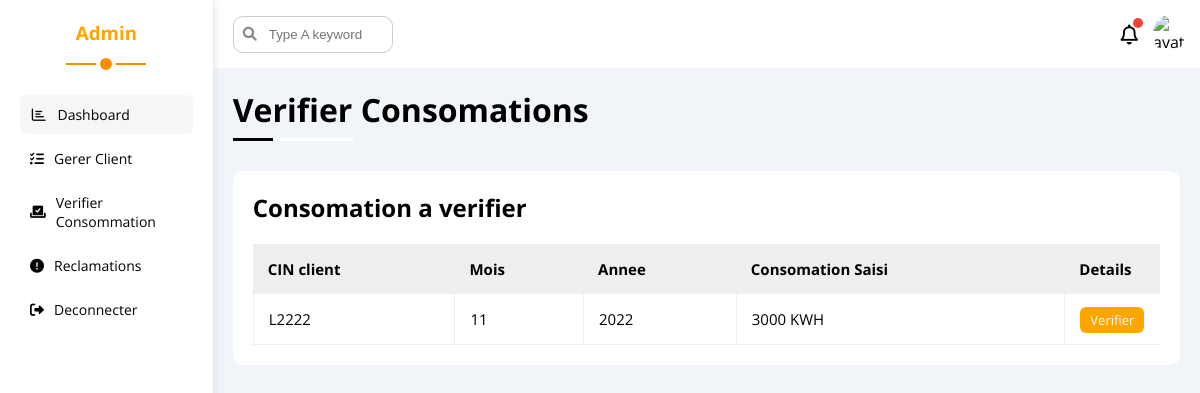
Page /admin/verifier.php (signed in) on the committed database.
### tables this page shows
CREATE TABLE `facture` (
  `idFacture` int(11) NOT NULL,
  `idClient` int(11) NOT NULL,
  `idConsomation` int(11) NOT NULL,
  `dateFacture` date NOT NULL,
  `montantTTC` double NOT NULL,
  `montantHT` double NOT NULL,
  `mois` int(11) NOT NULL,
  `consomationMensuel` double NOT NULL,
  `valide` varchar(10) NOT NULL DEFAULT 'non'
);

CREATE TABLE `client` (
  `idClient` int(11) NOT NULL,
  `cin` varchar(30) NOT NULL,
  `nom` varchar(30) NOT NULL,
  `prenom` varchar(30) NOT NULL,
  `password` varchar(255) NOT NULL,
  `address` varchar(255) NOT NULL,
  `zone_geo` int(11) NOT NULL
);

CREATE TABLE `consomation` (
  `idConsomation` int(11) NOT NULL,
  `idClient` int(11) NOT NULL,
  `consomationConteur` double NOT NULL,
  `mois` int(11) NOT NULL,
  `annee` int(11) NOT NULL,
  `compteurImg` varchar(255) NOT NULL,
  `previousConsomationComp` double NOT NULL
);

### admin/verifier.php (the view, shortened to what this page needs)
<?php
require("../connexion.php") ;
$sql = "SELECT client.* , consomation.* , facture.idFacture From client , facture , consomation Where client.idClient = facture.idClient and client.idClient = consomation.idClient AND facture.idConsomation = consomation.idConsomation AND facture.valide = 'non' ORDER BY facture.dateFacture" ;
$result = mysqli_query($conn , $sql) ;
?>
<?php
    include('../component/headA.php')
?>
<div class="page d-flex">
    <?php include("../component/sideBarA.php")?>
    <div class="content w-full">
        <?php include("../component/headerUsers.php")?>
        <h1 class="p-relative">Verifier Consomations</h1>
            <div class="projects p-20 bg-white rad-10 m-20">
                <h2 class="mt-0 mb-20">Consomation a verifier</h2>
                <div class="responsive-table">
                    <table class="fs-15 w-full">
                        <thead>
                            <tr>
                                <td>CIN client</td>
                                <td>Mois</td>
                                <td>Annee</td>
                                <td>Consomation Saisi</td>
                                <td>Details</td>
                            </tr>
                        </thead>
                        <tbody>
                            <?php
                            while($row = mysqli_fetch_assoc($result)){
                                echo '<tr>' ;
                                    echo '<td>'.$row['cin'].'</td>' ;
                                    echo '<td>'.$row['mois'].'</td>' ;
                                    echo '<td>'.$row['annee'].'</td>' ;
                                    echo '<td>'.$row['consomationConteur'].' KWH</td>' ;
                                    echo '<td>
                                        <a class="label bg-blue c-white btn-shape" href ="detailsVerif.php?id='.$row['idConsomation'].'">Verifier</a>
                                    </td>' ;
                                echo '</tr>' ;
                            }
                            ?>
                        </tbody>
                    </table>
                </div>
            </div>
    </div>
</div>
</body>
</html>

### css/admin/framework.css (style rules this page uses)
:root { --blue-color : #0075ff ; --blue-alt-color : #0d69d5 ; --orange-color : #f59e0b ; --green-color : #22c55e ; --red-color : #f44336 ; --gray-color : #888 ; }
.d-flex { display: flex; }
.p-20 { padding: 20px; }
.m-20 { margin: 20px; }
.mt-0 { margin-top: 0; }
.mb-20 { margin-bottom : 20px ; }
.w-full { width: 100%; }
.bg-white { background-color: white; }
.bg-blue { background-color : var(--blue-color); }
.c-white { color : white ; }
.p-relative { position: relative; }
.fs-15 { font-size : 15px ; }
.rad-10 { border-radius: 10px; }
.btn-shape { padding : 4px 10px ; border-radius : 6px ; }

### css/admin/master.css (style rules this page uses)
:root { --blue-color : #FFA500 ; --blue-alt-color : #FF8C00 ; --orange-color : #f59e0b ; --green-color : #22c55e ; --red-color : #f44336 ; --gray-color : #888 ; }
* { box-sizing: border-box; }
a { text-decoration: none ; }
.page { background: #f1f5f9; min-height : 100vh ; }
.content { overflow: hidden; }
.page h1 { margin : 20px 20px 40px ; }
.page h1::before , .page h1::after { content: ""; position: absolute; height: 3px; bottom: -10px; left : 0 ; }
.page h1::before { width: 120px; background-color: white; }
.page h1::after { width: 40px; background-color: black; }
.projects .responsive-table { overflow-x : auto ; }
.projects table { min-width : 1000px ; border-spacing: 0; }
.projects table td { padding : 15px ; }
.projects thead td { background-color : #EEE ; font-weight : bold ; }
.projects tbody td { border-bottom : 1px solid #EEE ; border-left : 1px solid #EEE ; transition : 0.3s ; }
.projects tbody tr td:last-child { border-right : 1px solid #EEE ; }
.projects table .label { font-size : 13px ; }

### rows in the picture
facture: idClient.cin "L2222", idConsomation.mois "11", idConsomation.annee "2022", idConsomation.consomationConteur "3000"
